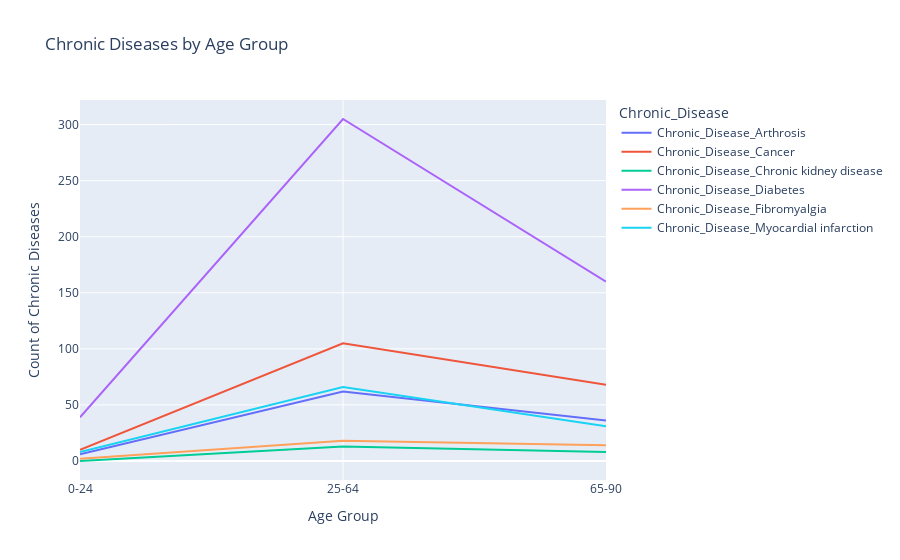

The code cell stored with this chart in its notebook:
### Code cell
# Line graph
fig_line = px.line(df_long, x='Age_Group', y='Count', color='Chronic_Disease',
                   title="Chronic Diseases by Age Group", 
                   labels={'Count': 'Count of Chronic Diseases'})
fig_line.update_layout(xaxis_title='Age Group', yaxis_title='Count of Chronic Diseases')
fig_line.show()

### Figure 1 — Plotly figure (JSON) as saved in the notebook; plotly's stock layout.template omitted (floating-point values rounded to 4 significant figures)
{"data": [{"hovertemplate": "Chronic_Disease=Chronic_Disease_Arthrosis<br>Age_Group=%{x}<br>Count of Chronic Diseases=%{y}<extra></extra>", "legendgroup": "Chronic_Disease_Arthrosis", "line": {"color": "#636efa", "dash": "solid"}, "marker": {"symbol": "circle"}, "mode": "lines", "name": "Chronic_Disease_Arthrosis", "orientation": "v", "showlegend": true, "type": "scatter", "x": ["0-24", "25-64", "65-90"], "xaxis": "x", "y": [6, 62, 36], "yaxis": "y"}, {"hovertemplate": "Chronic_Disease=Chronic_Disease_Cancer<br>Age_Group=%{x}<br>Count of Chronic Diseases=%{y}<extra></extra>", "legendgroup": "Chronic_Disease_Cancer", "line": {"color": "#EF553B", "dash": "solid"}, "marker": {"symbol": "circle"}, "mode": "lines", "name": "Chronic_Disease_Cancer", "orientation": "v", "showlegend": true, "type": "scatter", "x": ["0-24", "25-64", "65-90"], "xaxis": "x", "y": [10, 105, 68], "yaxis": "y"}, {"hovertemplate": "Chronic_Disease=Chronic_Disease_Chronic kidney disease<br>Age_Group=%{x}<br>Count of Chronic Diseases=%{y}<extra></extra>", "legendgroup": "Chronic_Disease_Chronic kidney disease", "line": {"color": "#00cc96", "dash": "solid"}, "marker": {"symbol": "circle"}, "mode": "lines", "name": "Chronic_Disease_Chronic kidney disease", "orientation": "v", "showlegend": true, "type": "scatter", "x": ["0-24", "25-64", "65-90"], "xaxis": "x", "y": [0, 13, 8], "yaxis": "y"}, {"hovertemplate": "Chronic_Disease=Chronic_Disease_Diabetes<br>Age_Group=%{x}<br>Count of Chronic Diseases=%{y}<extra></extra>", "legendgroup": "Chronic_Disease_Diabetes", "line": {"color": "#ab63fa", "dash": "solid"}, "marker": {"symbol": "circle"}, "mode": "lines", "name": "Chronic_Disease_Diabetes", "orientation": "v", "showlegend": true, "type": "scatter", "x": ["0-24", "25-64", "65-90"], "xaxis": "x", "y": [39, 305, 160], "yaxis": "y"}, {"hovertemplate": "Chronic_Disease=Chronic_Disease_Fibromyalgia<br>Age_Group=%{x}<br>Count of Chronic Diseases=%{y}<extra></extra>", "legendgroup": "Chronic_Disease_Fibromyalgia", "line": {"color": "#FFA15A", "dash": "solid"}, "marker": {"symbol": "circle"}, "mode": "lines", "name": "Chronic_Disease_Fibromyalgia", "orientation": "v", "showlegend": true, "type": "scatter", "x": ["0-24", "25-64", "65-90"], "xaxis": "x", "y": [2, 18, 14], "yaxis": "y"}, {"hovertemplate": "Chronic_Disease=Chronic_Disease_Myocardial infarction<br>Age_Group=%{x}<br>Count of Chronic Diseases=%{y}<extra></extra>", "legendgroup": "Chronic_Disease_Myocardial infarction", "line": {"color": "#19d3f3", "dash": "solid"}, "marker": {"symbol": "circle"}, "mode": "lines", "name": "Chronic_Disease_Myocardial infarction", "orientation": "v", "showlegend": true, "type": "scatter", "x": ["0-24", "25-64", "65-90"], "xaxis": "x", "y": [8, 66, 31], "yaxis": "y"}], "layout": {"legend": {"title": {"text": "Chronic_Disease"}, "tracegroupgap": 0}, "title": {"text": "Chronic Diseases by Age Group"}, "xaxis": {"anchor": "y", "domain": [0, 1], "title": {"text": "Age Group"}}, "yaxis": {"anchor": "x", "domain": [0, 1], "title": {"text": "Count of Chronic Diseases"}}}}
